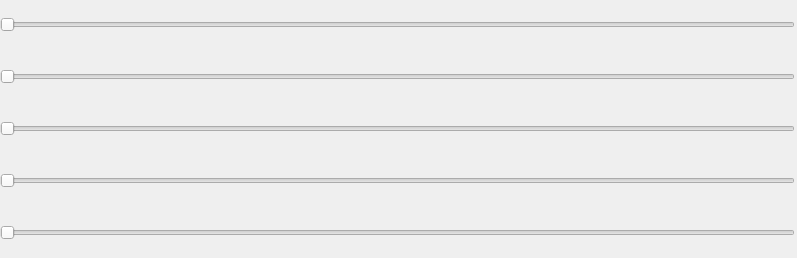
                             <widget class="QWidget" name="bookItemsLayout">
                              <property name="geometry">
                               <rect>
                                <x>0</x>
                                <y>0</y>
                                <width>797</width>
                                <height>258</height>
                               </rect>
                              </property>
                              <layout class="QVBoxLayout" name="verticalLayout_10">
                               <property name="spacing">
                                <number>2</number>
                               </property>
                               <property name="leftMargin">
                                <number>0</number>
                               </property>
                               <property name="topMargin">
                                <number>0</number>
                               </property>
                               <property name="rightMargin">
                                <number>2</number>
                               </property>
                               <property name="bottomMargin">
                                <number>0</number>
                               </property>
                               <item>
                                <widget class="QSlider" name="horizontalSlider">
                                 <property name="minimumSize">
                                  <size>
                                   <width>0</width>
                                   <height>50</height>
                                  </size>
                                 </property>
                                 <property name="focusPolicy">
                                  <enum>Qt::NoFocus</enum>
                                 </property>
                                 <property name="orientation">
                                  <enum>Qt::Horizontal</enum>
                                 </property>
                                </widget>
                               </item>
                               <item>
                                <widget class="QSlider" name="horizontalSlider_2">
                                 <property name="minimumSize">
                                  <size>
                                   <width>0</width>
                                   <height>50</height>
                                  </size>
                                 </property>
                                 <property name="focusPolicy">
                                  <enum>Qt::NoFocus</enum>
                                 </property>
                                 <property name="orientation">
                                  <enum>Qt::Horizontal</enum>
                                 </property>
                                </widget>
                               </item>
                               <item>
                                <widget class="QSlider" name="horizontalSlider_3">
                                 <property name="minimumSize">
                                  <size>
                                   <width>0</width>
                                   <height>50</height>
                                  </size>
                                 </property>
                                 <property name="focusPolicy">
                                  <enum>Qt::NoFocus</enum>
                                 </property>
                                 <property name="orientation">
                                  <enum>Qt::Horizontal</enum>
                                 </property>
                                </widget>
                               </item>
                               <item>
                                <widget class="QSlider" name="horizontalSlider_4">
                                 <property name="minimumSize">
                                  <size>
                                   <width>0</width>
                                   <height>50</height>
                                  </size>
                                 </property>
                                 <property name="focusPolicy">
                                  <enum>Qt::NoFocus</enum>
                                 </property>
                                 <property name="orientation">
                                  <enum>Qt::Horizontal</enum>
                                 </property>
                                </widget>
                               </item>
                               <item>
                                <widget class="QSlider" name="horizontalSlider_5">
                                 <property name="minimumSize">
                                  <size>
                                   <width>0</width>
                                   <height>50</height>
                                  </size>
                                 </property>
                                 <property name="focusPolicy">
                                  <enum>Qt::NoFocus</enum>
                                 </property>
                                 <property name="orientation">
                                  <enum>Qt::Horizontal</enum>
                                 </property>
                                </widget>
                               </item>
                              </layout>
                             </widget>
